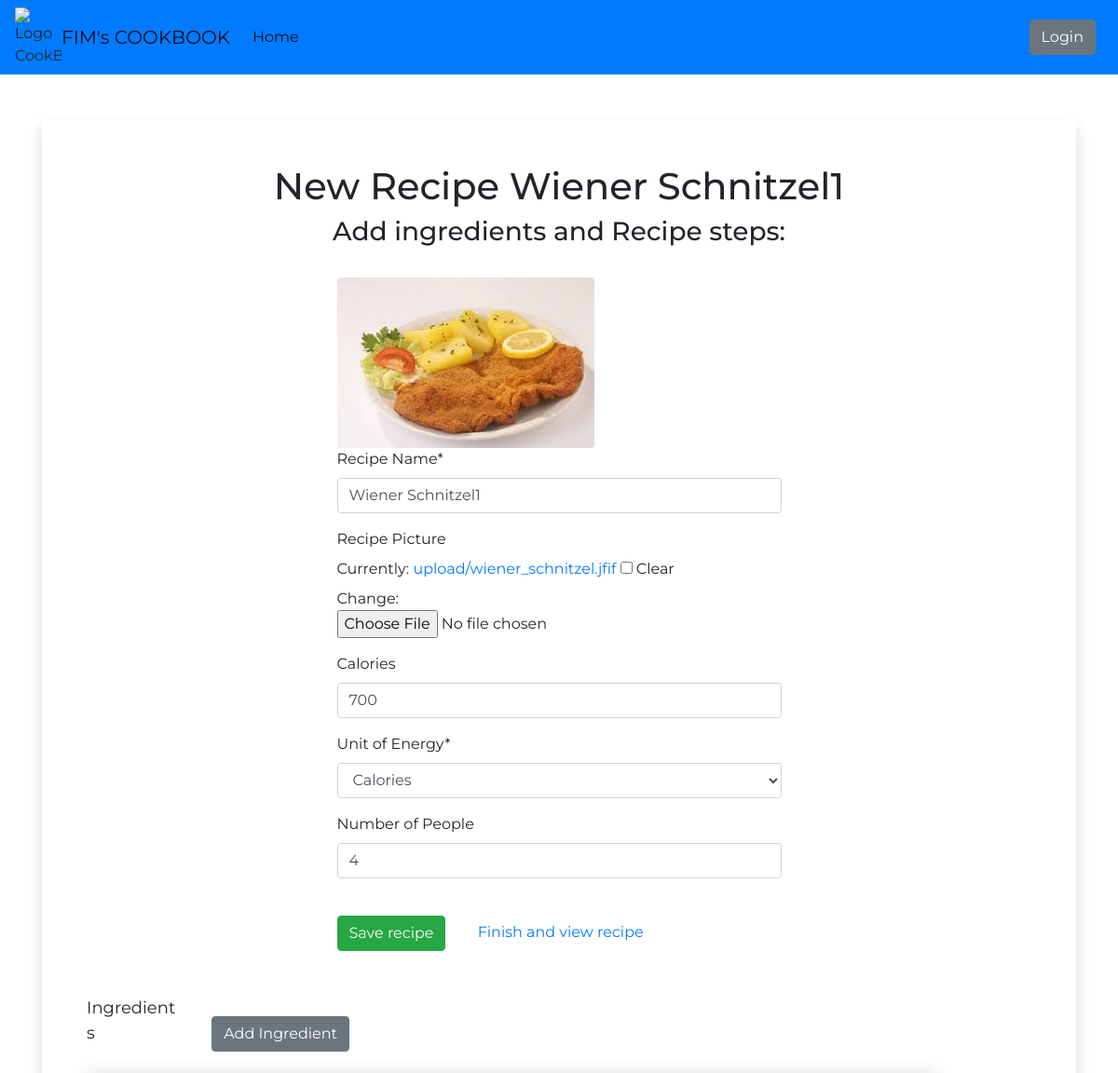
The app's page /addrecipe/5 (upper part), older data.
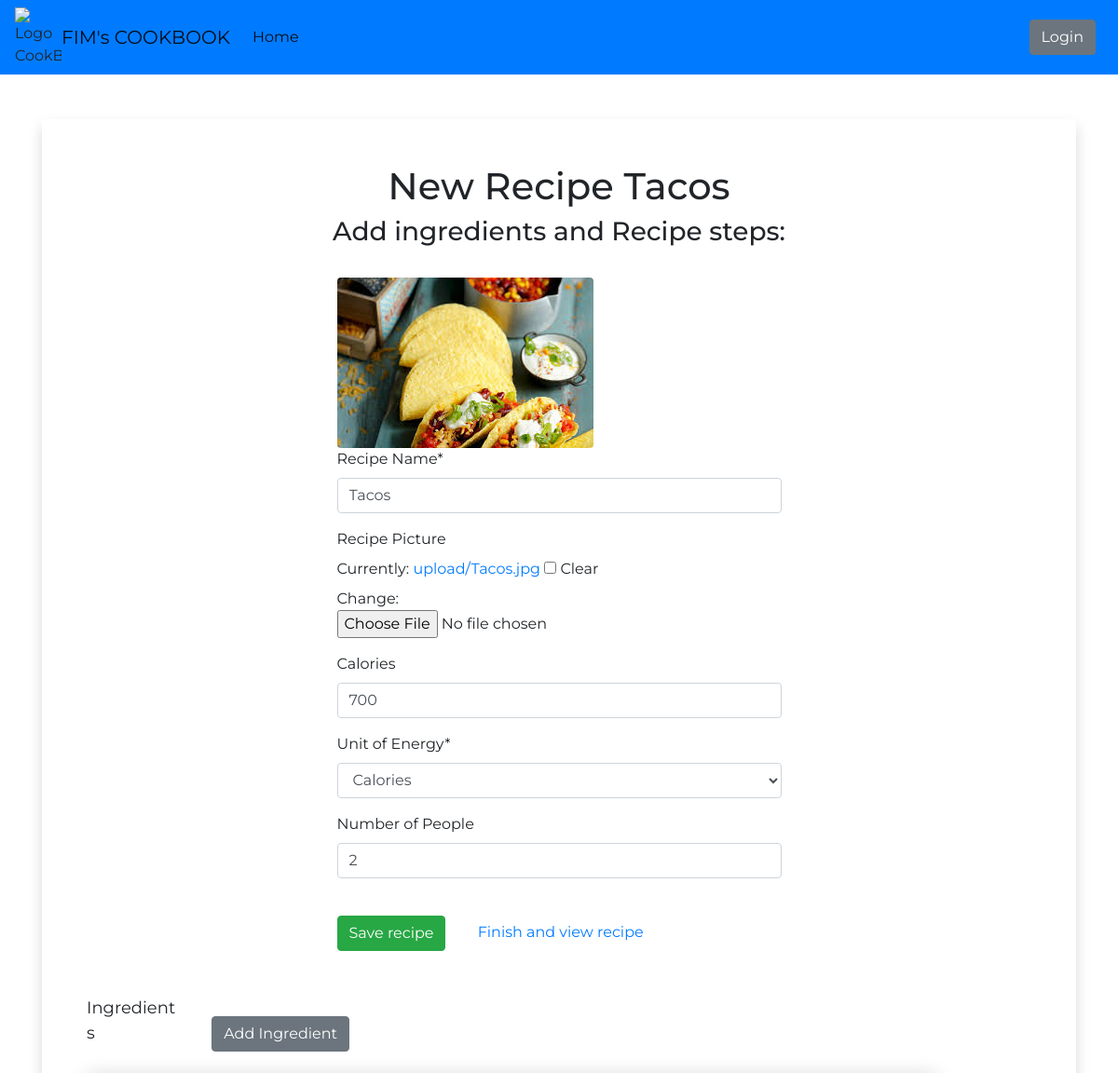
The same page, newer data.
### myRecipeApp/models.py (models this page shows, shortened)
class Recipe(models.Model):
    RecipeId = models.BigAutoField(primary_key=True,
                                   verbose_name="Unique RecipeId"
                                   )
    RecipeName = models.CharField(verbose_name="Recipe Name",
                                  max_length=300
                                  )
    Picture = models.ImageField(verbose_name="Recipe Picture",
                                blank=True,
                                upload_to="upload/"
                                )
    UserId = models.ForeignKey(settings.AUTH_USER_MODEL,
                               verbose_name="Author",
                               on_delete=models.PROTECT
                               )
    Energy = models.PositiveIntegerField(verbose_name="Calories",
                                         blank=True)
    UnitId = models.ForeignKey(Unit,
                               verbose_name="Unit of Energy",
                               on_delete=models.PROTECT
                               )
    NumberPeople = models.PositiveSmallIntegerField(verbose_name="Number of People",
                                                    blank=True)

### myRecipeApp/views.py (the view)
# urls.py: path('addrecipe/', add_recipe, name='add-recipe'),
def add_recipe(request, recipe_id=None):
    recipe = None
    if not recipe_id is None:
        recipe = Recipe.objects.get(RecipeId=recipe_id)
    if request.method == "POST":
        form1 = create_recipe_form(request.POST, request.FILES or None, instance=recipe)
        if form1.is_valid():
            newrecipe = form1.save(commit=False)
            newrecipe.UserId = request.user
            newrecipe.save()
            recipe = newrecipe
    else:
        form1 = create_recipe_form(request.POST or None, request.FILES or None, instance=recipe)
    context = {
        "form1": form1,
        "recipe": recipe
    }
    return render(request, "add_recipe.html", context)

### myRecipeApp/forms.py
class create_recipe_form(forms.ModelForm):
    class Meta:
        model = Recipe
        fields = ["RecipeName", "Picture","Energy", "UnitId", "NumberPeople"]

### myRecipeApp/models.py (called while the page is built)
    def __str__(self):  # to make it more readable in the admin panel (shows name instead of PK)
        return self.Name

### myUnitApp/models.py (called while the page is built)
    def __str__(self):  # to make it more readable in the admin panel (shows name instead of PK)
        return self.Name

### myRecipeApp/templates/add_recipe.html (shortened to what this page needs)
{% extends 'base.html' %}
{% load crispy_forms_tags %}
{% block titleContent %}
     <h1 class="title text-center h1">New Recipe {{ recipe.RecipeName }}</h1>
    {%if not recipe.RecipeName  %}
    <h2 class="title text-center h3">To add a new recipe, please fill out the following information:</h2>
    {% else %}
    <h2 class="title text-center h3">Add ingredients and Recipe steps:</h2>
    {% endif %}
{% endblock %}
{% block mainContent %}
    <form class="content container col-sm-6" method="post" action="{{ recipe.RecipeId }}" enctype="multipart/form-data">
        {% if recipe.Picture %}
            <img class="img-responsive img-circle rounded" src="{{ recipe.Picture.url }}">
        {% endif %}
        <table class="container" style="background-color: white">
            {{form1 | crispy}}
        </table>
        <br>
        <input class="btn btn-success" type="submit" value="{%if recipe.RecipeName %}Save{% else %}Create{% endif %} recipe"/>
        {%if recipe.RecipeName %}
            <a href="/viewrecipe/{{ recipe.RecipeId }}" style="margin-left:30px">Finish and view recipe</a>
        {% endif %}
    </form>
{%if recipe.RecipeName %}
    <br><br>
    <div style="font-size:18px;width:100px;display:inline-block">Ingredients</div>
    <button class="btn btn-secondary" style="margin-left:30px" onclick="window.location.href='addingredient/{{ recipe.RecipeId }}'">Add Ingredient</button>
    <br><br>
{% endif %}
{% endblock %}

Row changes from the older to the newer data that the page shows:
changed Recipe "Save recipe": RecipeName "Wiener Schnitzel1" → "Tacos"; Picture: a different picture; NumberPeople "4" → "2"
Text that changed along with them:
text no longer shown: "Recipe Name * Recipe Picture Currently: upload/wiener_schnitzel.jfif Clear Change: Calories Unit of Energy * Number of People"
text now shown: "Recipe Name * Recipe Picture Currently: upload/Tacos.jpg Clear Change: Calories Unit of Energy * Number of People"
